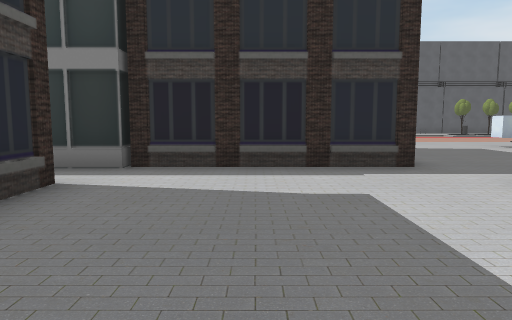
View 1 (above)

24 first-person views from a walk through a 3-D level made in the Unity game engine. The camera is 1.5 m above the floor, tilts 6° down and sees 70° across. The floor is counted in squares, 2 m on a side. Each view is taken from the middle of a square. On the plan, view 1 faces up. The plan holds only what a view shows up to about 11 squares ahead; the rest is blank. The place goes on beyond the plan. The player is left out. Some animated figures are not drawn. Some surface patterns are stand-ins.

View 2
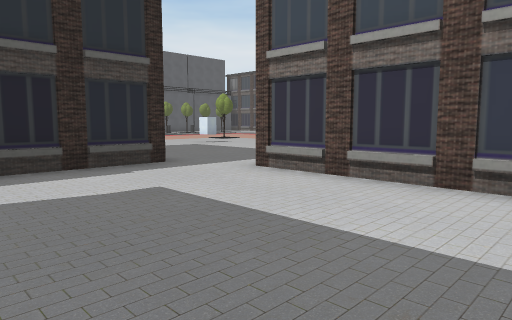

View 3
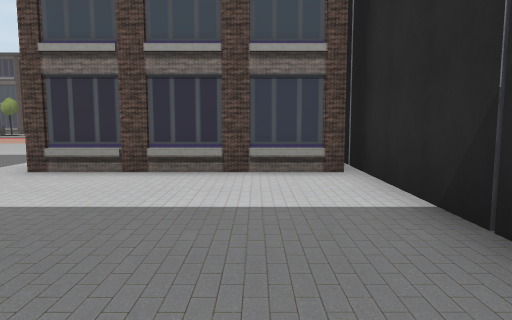

View 4
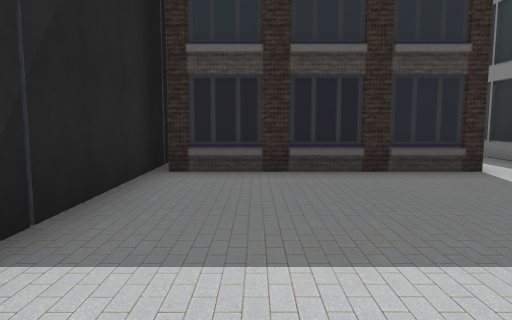

View 5
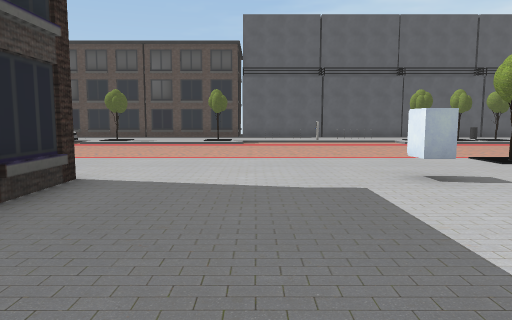

View 6
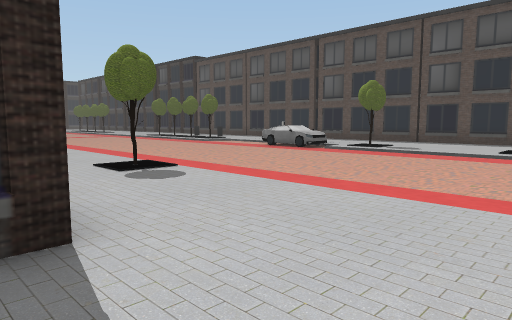

View 7
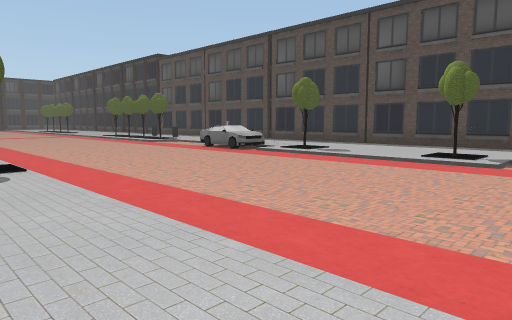

View 8
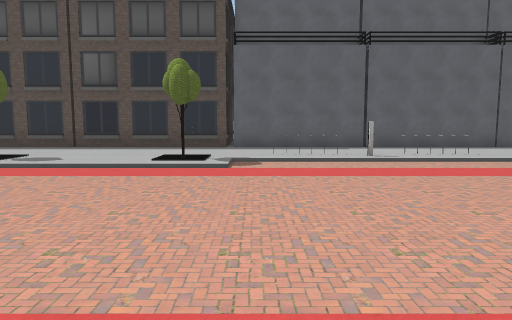

View 9
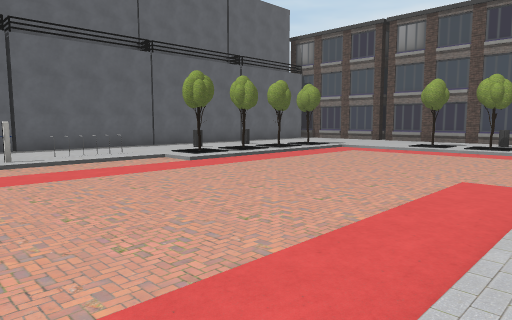

View 10
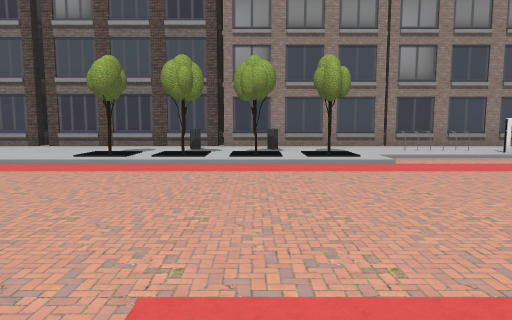

View 11
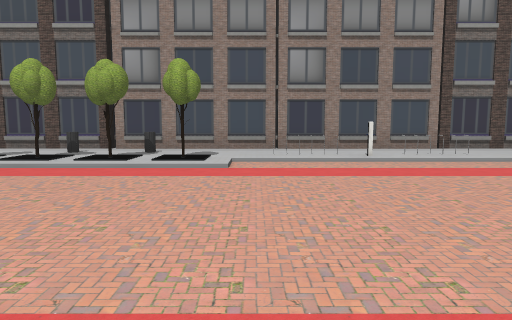

View 12
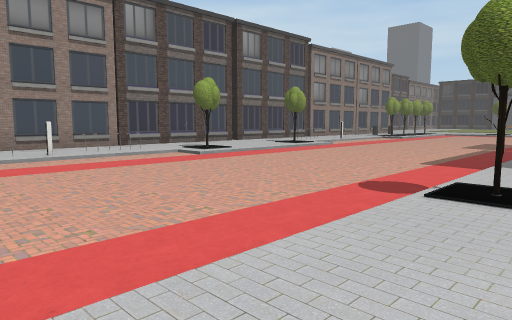

View 13
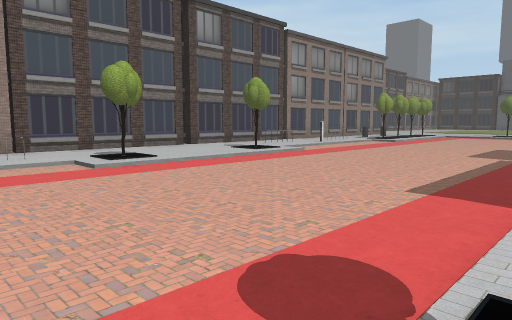

View 14
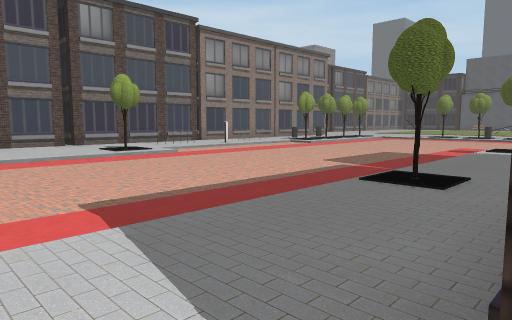

View 15
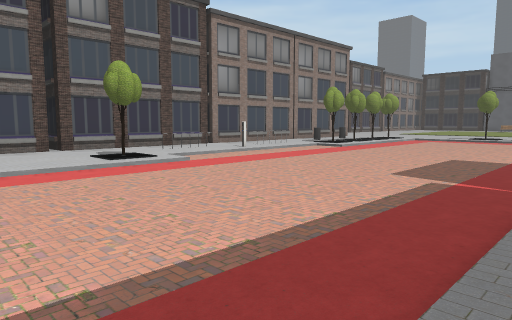

View 16
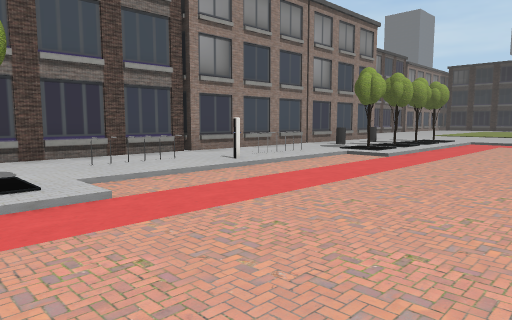

View 17
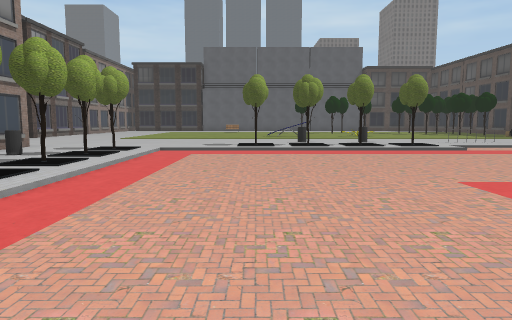

View 18
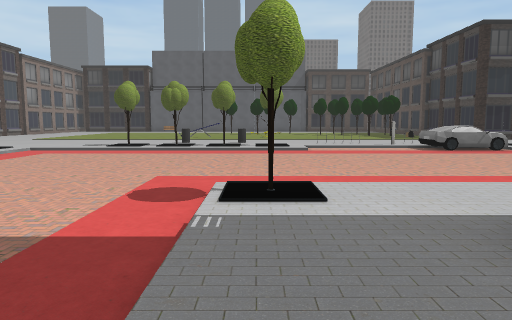

View 19
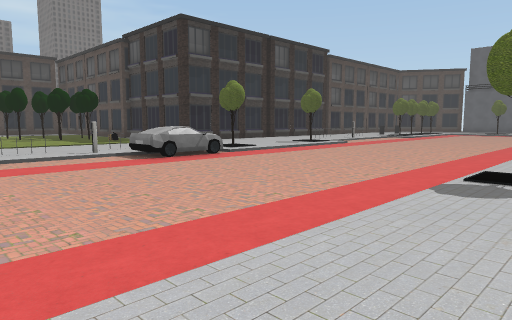

View 20
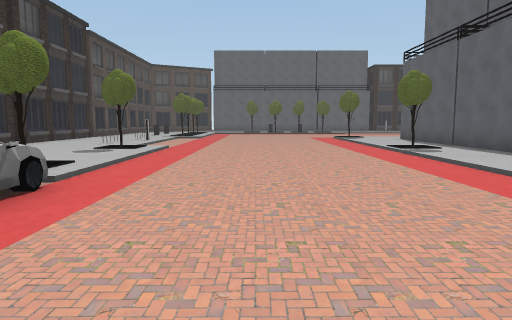

View 21
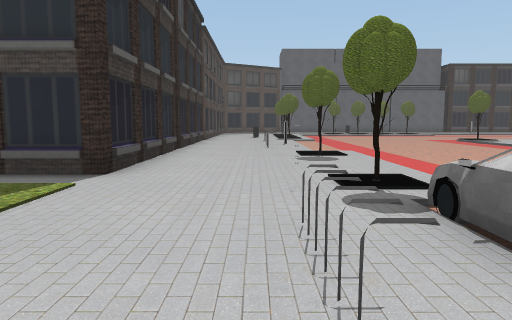

View 22
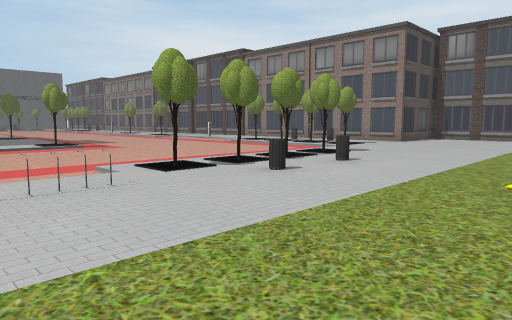

View 23
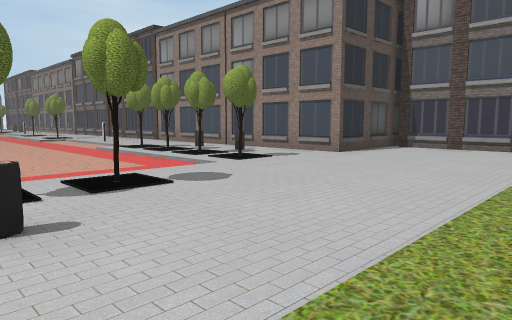

View 24
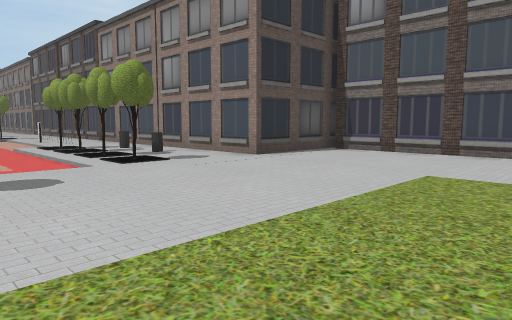

### Floor plan
Key: @ floor where view 1 was taken; # wall or solid block; . main floor; : floor 0.25 m higher than the main floor; B building; T tree; I bin; C car; O other object.
Columns run from 5 left of view 1 to 23 right of it. Each row starts with its distance up from view 1.
 24  B###B#######B###B#
 23    :::::::::::::::
 22     :::::::::::::O
 21     T::::T:O::O:::TT     B
 20  OOO::::::......:T::   ::##
 19   ....................:::B
 18  .....................:::#
 17 ......................T::#
 16 ......................:TIB
 15 ......................:::##
 14 ......................T:I#
 13 ::::T::::::::::T......:::#
 12    :::::::::::::......:T:#
 11     BB:B::::O:::.......::#
 10        #::::::::.......O:B
  9         ::::::::.......#:#
  8         ::::::::.......::#
  7    #    :::::: T.......O:#
  6 #######B::::   :.......::##
  5  ::::::::::  :::......:T:#
  4   #::::::#   B::......:::#
  3   #::::::#    ::......:::#
  2   #B:::::#    ::......:::#
  1   #::::::#    ::......::::B
  0   #::@:::#    :T......:T:#
 -1  ####B#####  B::.......::#
 -2               ::.......:O#
 -3               ::.......#:#
 -4 BB###B       B::.......::##
 -5  :::::     :::::.......O:#
 -6  :T:::::T::::::T.......::#
 -7  .....................:::#
 -8 ......................T:I#
 -9 ......................:TI#
-10 ......................:TI#
-11 ......................:::#
-12 ......................T::B
-13 ..:T:::TCCC...:TTT:T::::::###
-14 ::::::::::#:::::::::::::::::#
-15 O::::::::O::O:::I:I:::::::::#
-16 ::::::::::::::::::::::::::::#
-17 B:B##B:::: :::::::::::::::::#
-18  B    B:   :::::::::::::::::
-19       #    ::::    ::::

Where each view was taken, in squares from view 1:
view 1: 0 up, 0 right, facing up
view 2: 0 up, 1 left, facing up-right
view 3: 1 up, 2 left, facing right
view 4: 1 up, 3 right, facing left
view 5: 6 up, 5 right, facing up
view 6: 10 up, 5 right, facing up-left
view 7: 12 up, 6 right, facing up-left
view 8: 13 up, 5 right, facing up
view 9: 13 up, 6 right, facing up-right
view 10: 14 up, 10 right, facing right
view 11: 11 up, 10 right, facing right
view 12: 11 up, 9 right, facing down-right
view 13: 8 up, 10 right, facing down-right
view 14: 5 up, 8 right, facing down-right
view 15: 4 up, 10 right, facing down-right
view 16: 1 up, 13 right, facing down-right
view 17: 3 down, 14 right, facing down
view 18: 2 down, 10 right, facing down
view 19: 5 down, 9 right, facing down-left
view 20: 10 down, 7 right, facing left
view 21: 15 down, 6 right, facing left
view 22: 19 down, 6 right, facing up-right
view 23: 18 down, 12 right, facing up-right
view 24: 19 down, 14 right, facing up-right
